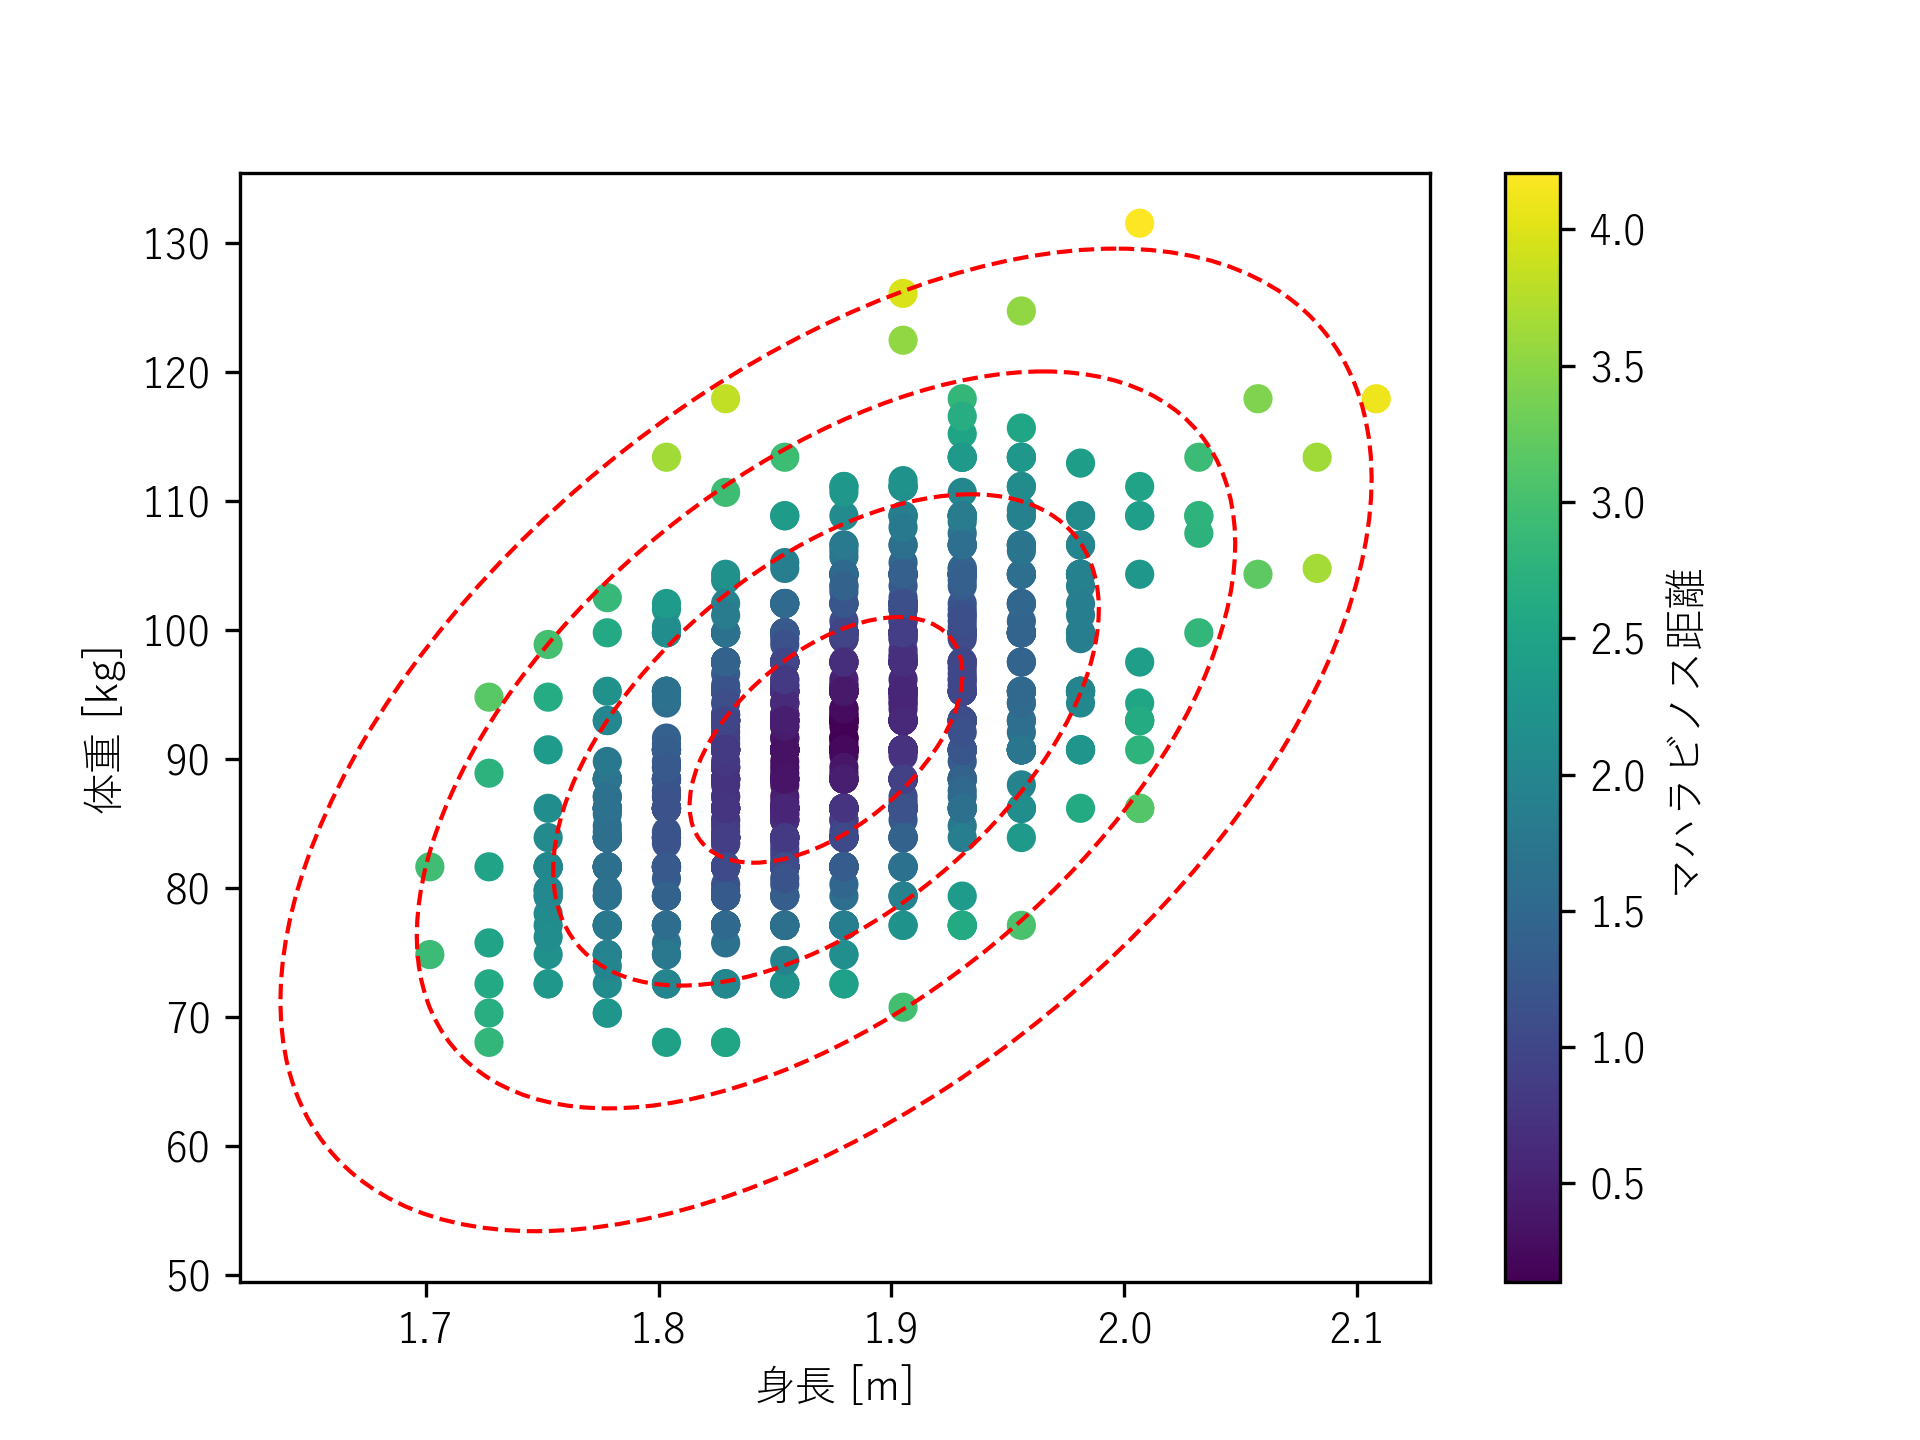

Write Python code to recreate this figure.
import pandas as pd
import numpy as np
import matplotlib.pyplot as plt
from scipy.spatial.distance import mahalanobis
from numpy.linalg import inv
plt.rcParams['font.family'] = 'Yu Gothic'

# CSVファイルを読み込む
df = pd.read_csv('baseball_players.csv')
# https://www.kaggle.com/datasets/ayessa/predict-baseball-players-position
# http://wiki.stat.ucla.edu/socr/index.php/SOCR_Data_MLB_HeightsWeights


# 単位をSI単位に変換（Heightをメートルに、Weightをキログラムに）
df['Height(m)'] = df['Height(inches)'] * 0.0254
df['Weight(kg)'] = df['Weight(pounds)'] * 0.453592

# 共分散行列と平均ベクトルを計算
cov_matrix = df[['Height(m)', 'Weight(kg)']].cov()
inv_cov_matrix = inv(cov_matrix)
mean_vector = df[['Height(m)', 'Weight(kg)']].mean()

# マハラビノス距離を計算
df['Mahalanobis'] = df.apply(lambda row: mahalanobis(row[['Height(m)', 'Weight(kg)']], mean_vector, inv_cov_matrix), axis=1)

# プロット（マハラビノス距離一定の複数の楕円を含む）
fig, ax = plt.subplots()
scatter = ax.scatter(df['Height(m)'], df['Weight(kg)'], c=df['Mahalanobis'], cmap='viridis')
cbar = plt.colorbar(scatter, ax=ax)
cbar.set_label('マハラビノス距離')

max_mahalanobis = df['Mahalanobis'].max()
# マハラビノス距離が一定の楕円を複数描画（ここでは距離 1.0, 2.0, 3.0, 4.0 に対して）
for md in [1, 2, 3, 4]:
    ellipse_radius = md ** 2
    v, w = np.linalg.eigh(cov_matrix.iloc[:2, :2])
    v = 2.0 * np.sqrt(ellipse_radius) * np.sqrt(v)
    u = w[0] / np.linalg.norm(w[0])
    angle = np.arctan(u[1] / u[0])
    angle = 180.0 * angle / np.pi  # convert to degrees
    ellipse = plt.matplotlib.patches.Ellipse(mean_vector.iloc[:2], v[0], v[1], 180.0 + angle, linestyle="--", edgecolor='r', facecolor='none')
    ax.add_patch(ellipse)

plt.xlabel('身長 [m]')
plt.ylabel('体重 [kg]')
plt.savefig('mahalanobis.png', dpi=300)
plt.show()
